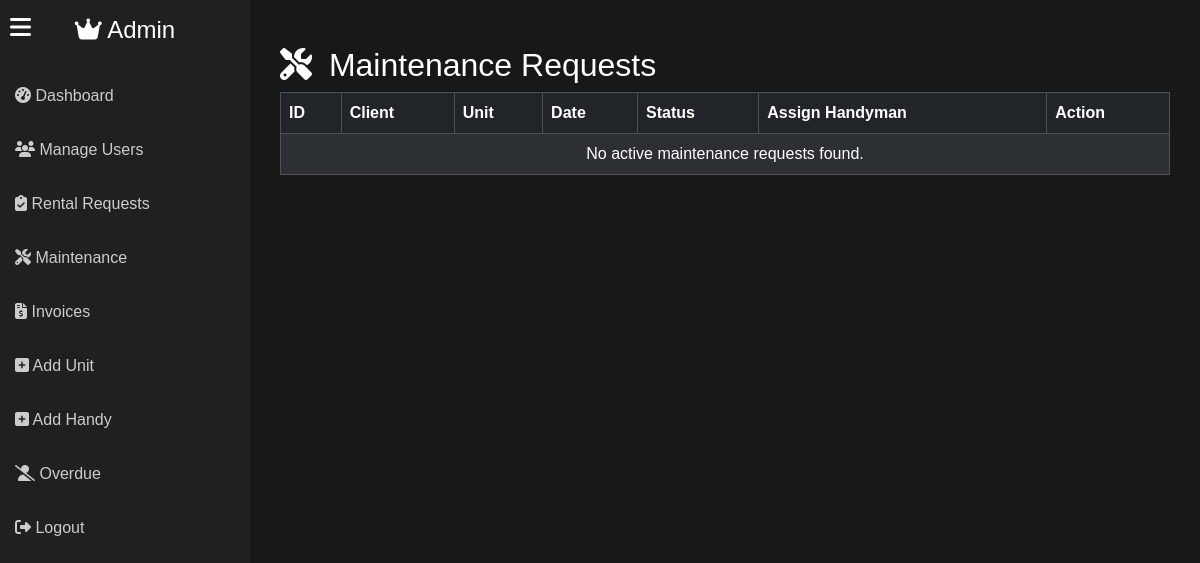
Page /Admin/manage_maintenance.php (signed in) on the earlier database version.
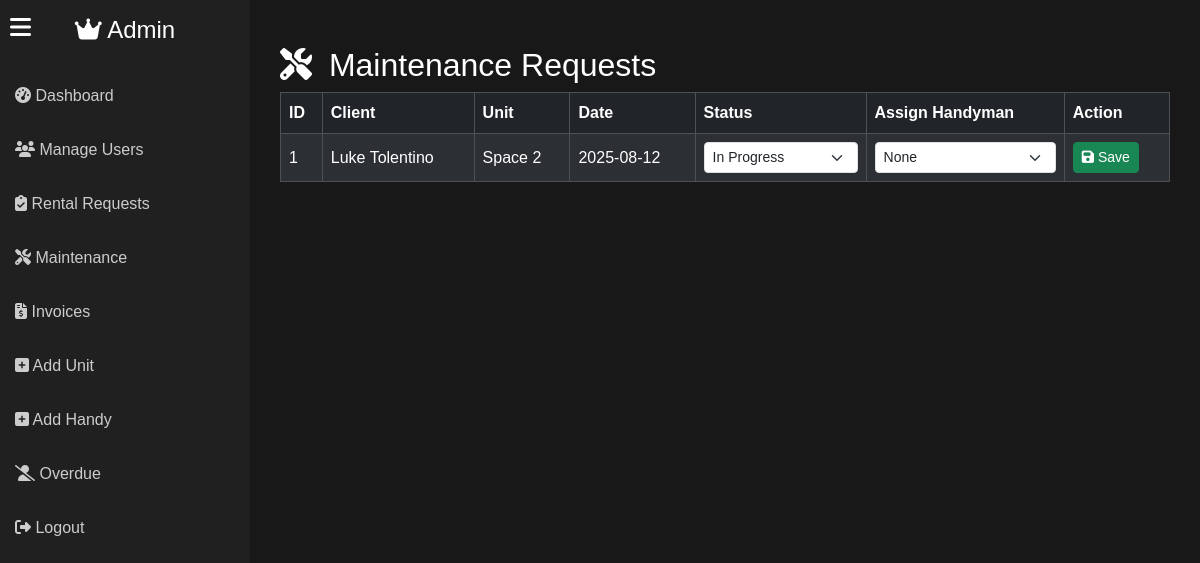
Same page on the later database version.
### tables this page shows
CREATE TABLE `maintenancerequest` (
  `Request_ID` int(11) NOT NULL,
  `Client_ID` int(11) DEFAULT NULL,
  `Space_ID` int(11) DEFAULT NULL,
  `Handyman_ID` int(11) DEFAULT NULL,
  `RequestDate` date DEFAULT NULL,
  `Status` varchar(50) DEFAULT NULL
);

CREATE TABLE `client` (
  `Client_ID` int(11) NOT NULL,
  `Client_fn` varchar(255) DEFAULT NULL COMMENT 'First name',
  `Client_ln` varchar(255) DEFAULT NULL COMMENT 'Last name',
  `Client_Email` varchar(255) NOT NULL COMMENT 'Email address',
  `Client_Phone` varchar(20) DEFAULT NULL COMMENT 'Phone number',
  `C_username` varchar(50) NOT NULL COMMENT 'Username (unique)',
  `C_password` varchar(255) NOT NULL COMMENT 'Password (hashed)',
  `Status` enum('Active','Inactive') NOT NULL DEFAULT 'Active' COMMENT 'Account status'
);

CREATE TABLE `space` (
  `Space_ID` int(11) NOT NULL,
  `Name` varchar(255) DEFAULT NULL,
  `SpaceType_ID` int(11) DEFAULT NULL,
  `UA_ID` int(11) DEFAULT NULL,
  `Street` varchar(255) DEFAULT NULL,
  `Brgy` varchar(255) DEFAULT NULL,
  `City` varchar(255) DEFAULT NULL,
  `Photo` varchar(255) DEFAULT NULL,
  `Price` decimal(10,2) DEFAULT NULL,
  `Flow_Status` varchar(10) NOT NULL DEFAULT 'new'
);

### database/database.php (called while the page is built, shortened)
<?php
class Database {
    private $host = "localhost";
    private $dbname = "asrp";
    private $user = "root";
    private $pass = "";
    private $pdo;
    public function __construct() {
        $dsn = "mysql:host={$this->host};dbname={$this->dbname};charset=utf8mb4";
        $options = [
            PDO::ATTR_ERRMODE            => PDO::ERRMODE_EXCEPTION,
            PDO::ATTR_DEFAULT_FETCH_MODE => PDO::FETCH_ASSOC,
            PDO::ATTR_EMULATE_PREPARES   => false,
        ];
        try {
            $this->pdo = new PDO($dsn, $this->user, $this->pass, $options);
        } catch (PDOException $e) {
            die("Database connection failed: " . $e->getMessage());
        }
    }
    public function getActiveMaintenanceRequests() {
        $sql = "SELECT mr.Request_ID, c.Client_fn, c.Client_ln, s.Name AS SpaceName,
                       mr.RequestDate, mr.Status, mr.Handyman_ID,
                       h.Handyman_fn, h.Handyman_ln,
                       (SELECT GROUP_CONCAT(jt.JobType_Name SEPARATOR ', ')
                        FROM handymanjob hj
                        JOIN jobtype jt ON hj.JobType_ID = jt.JobType_ID
                        WHERE hj.Handyman_ID = h.Handyman_ID) AS JobTypes
                FROM maintenancerequest mr
                JOIN client c ON mr.Client_ID = c.Client_ID
                JOIN space s ON mr.Space_ID = s.Space_ID
                LEFT JOIN handyman h ON mr.Handyman_ID = h.Handyman_ID
                WHERE mr.Status IN ('Submitted', 'In Progress')
                ORDER BY mr.RequestDate DESC";
        try {
            return $this->pdo->query($sql)->fetchAll();
        } catch (PDOException $e) {
            return [];
        }
    }
}
?>

### Admin/manage_maintenance.php (the view, shortened to what the changed rows need)
<?php
require '../database/database.php';
$db = new Database();
$active_requests = $db->getActiveMaintenanceRequests();
?>
<!DOCTYPE html>
<html lang="en">
<head>
    <link href="https://cdn.jsdelivr.net/npm/bootstrap@5.3.2/dist/css/bootstrap.min.css" rel="stylesheet">
    <link href="https://cdnjs.cloudflare.com/ajax/libs/font-awesome/6.5.0/css/all.min.css" rel="stylesheet">
</head>
<body class="dark-mode">
<div class="content">
    <h2 class="mt-3"><i class="fas fa-screwdriver-wrench me-2"></i> Maintenance Requests</h2>
    <div class="table-responsive">
        <table class="table table-bordered table-dark table-striped align-middle">
            <thead>
                <tr>
                    <th>ID</th><th>Client</th><th>Unit</th><th>Date</th><th>Status</th><th>Assign Handyman</th><th>Action</th>
                </tr>
            </thead>
            <tbody>
            <?php if (!empty($active_requests)): ?>
                <?php foreach($active_requests as $row): ?>
                <tr>
                    <form method="post">
                        <td><?= $row['Request_ID'] ?></td>
                        <td><?= htmlspecialchars($row['Client_fn'] . " " . $row['Client_ln']) ?></td>
                        <td><?= htmlspecialchars($row['SpaceName']) ?></td>
                        <td><?= htmlspecialchars($row['RequestDate']) ?></td>
                        <td>
                            <select name="status" class="form-select form-select-sm">
                                <?php foreach (['Submitted', 'In Progress', 'Completed'] as $status): ?>
                                    <option value="<?= $status ?>" <?= $row['Status'] === $status ? 'selected' : '' ?>>
                                        <?= $status ?>
                                    </option>
                                <?php endforeach; ?>
                            </select>
                        </td>
                        <td>
                            <select name="handyman_id" class="form-select form-select-sm">
                                <option value="">None</option>
                            </select>
                        </td>
                        <td>
                            <button type="submit" name="update_request" class="btn btn-success btn-sm">
                                <i class="fas fa-save"></i> Save
                            </button>
                        </td>
                    </form>
                </tr>
                <?php endforeach; ?>
            <?php else: ?>
                <tr><td colspan="7" class="text-center">No active maintenance requests found.</td></tr>
            <?php endif; ?>
            </tbody>
        </table>
    </div>
</div>
</body>
</html>

Differences in the rows shown:
added maintenancerequest: Request_ID "1", Client_ID.Client_ln "Luke Tolentino", Space_ID.Name "Space 2", RequestDate "2025-08-12", status "In Progress"
Other differences:
text no longer shown: "No active maintenance requests found."
